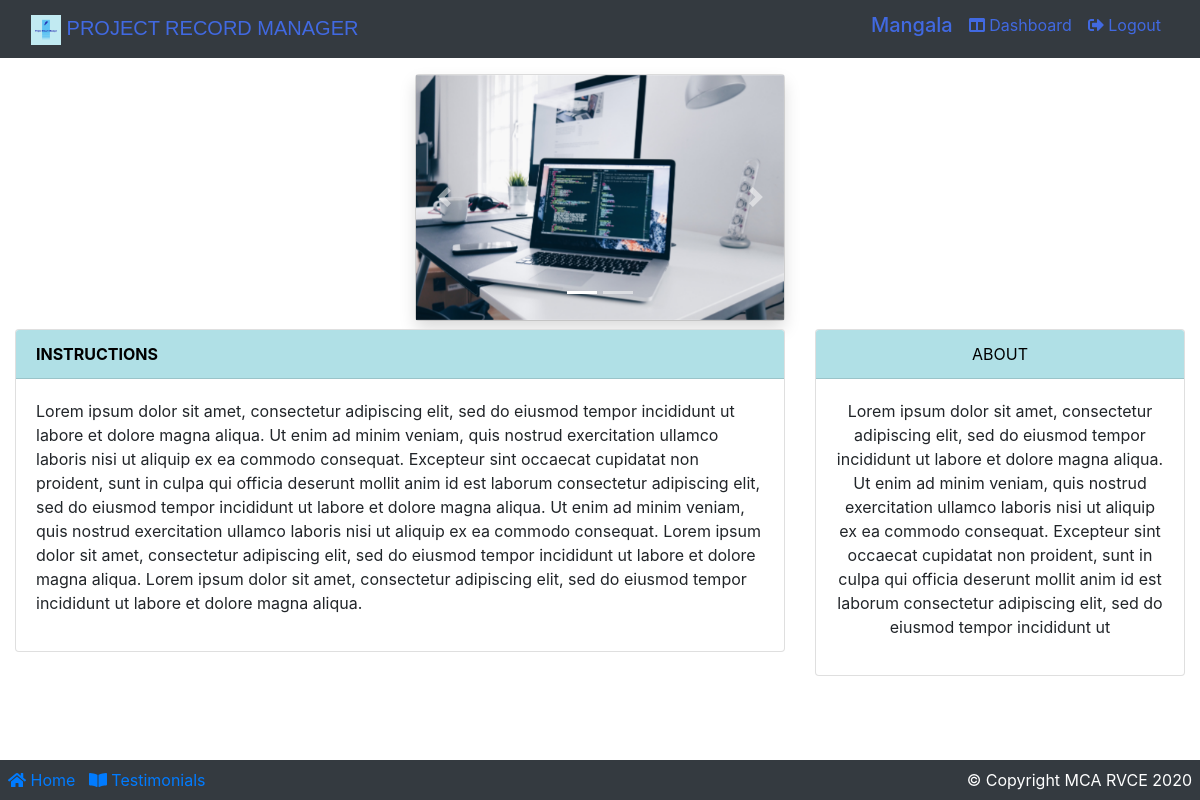
/ (signed in), run on an earlier commit of the app's database.
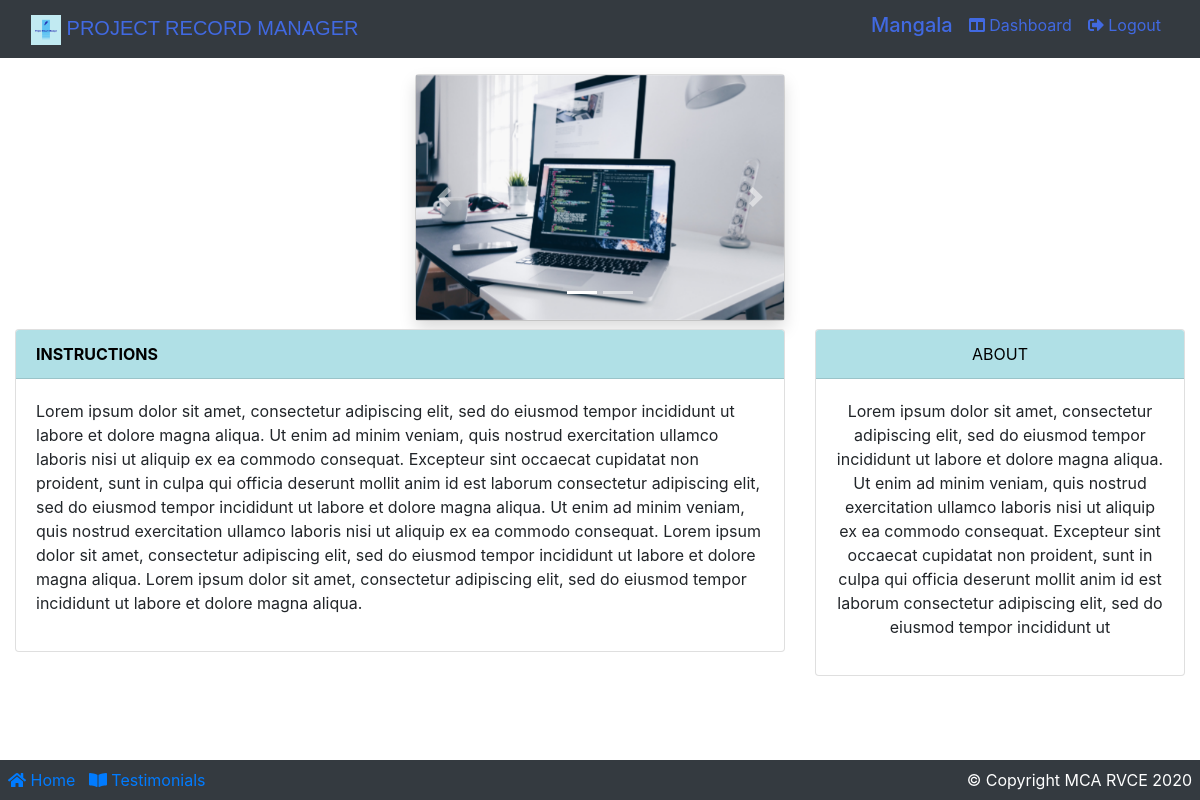
And on a later commit of the database.
### app/models.py (models this page shows, shortened)
class CustomUser(AbstractBaseUser, PermissionsMixin):
    username = None
    first_name = None
    last_name = None
    admin = models.BooleanField(default=False)
    active = models.BooleanField(default=True)
    staff = models.BooleanField(default=False)
    isstudent = models.BooleanField(default=False)
    isfaculty = models.BooleanField(default=False)
    student_available = models.BooleanField(default=False)
    faculty_available = models.BooleanField(default=False)
    email = models.EmailField(_('email address'), unique=True)
    USERNAME_FIELD = 'email'
    REQUIRED_FIELDS = []
    name = models.CharField(max_length=100)
    created_at = models.DateTimeField(auto_now_add=True)
    updated_at = models.DateTimeField(auto_now=True)
    objects = UserManager()
    @property
    def is_active(self):
        return self.active
    @property
    def is_student(self):
        return self.isstudent
    @property
    def is_faculty(self):
        return self.isfaculty

### app/views.py (the view)
# urls.py: path('', views.Homepage.as_view(), name="index"),
class Homepage(TemplateView):
    template_name = 'index.html'

### templates/index.html (shortened to what this page needs)
{% extends 'base.html' %}
{% load static %}
{% block useCss %}
<link rel="stylesheet" href="{% static 'css/main.css' %}" />
{% endblock %}
{% block content %}
<div class="container-fluid mt-3">
    <div class="row mb-2 ">
        <div class="col-sm-8 col-md-4 offset-4">
            <div class="card">
                <div class="card-body shadow m-0 p-0">
                    <div id="carouselExampleIndicators" class="carousel slide" data-ride="carousel">
                        <ol class="carousel-indicators">
                            <li data-target="#carouselExampleIndicators" data-slide-to="0" class="active"></li>
                            <li data-target="#carouselExampleIndicators" data-slide-to="1"></li>
                        </ol>
                        <div class="carousel-inner">
                            <div class="carousel-item active">
                                <img src="{% static 'images/image1.jpg' %}" class="d-block img-fluid" alt="img">
                            </div>
                        </div>
                        <a class="carousel-control-prev" href="#carouselExampleIndicators" role="button"
                            data-slide="prev">
                            <span class="carousel-control-prev-icon" aria-hidden="true"></span>
                        </a>
                        <a class="carousel-control-next" href="#carouselExampleIndicators" role="button"
                            data-slide="next">
                            <span class="carousel-control-next-icon" aria-hidden="true"></span>
                        </a>
                    </div>
                </div>
            </div>
        </div>
    </div>
    <div class="row">
        <div class="col-sm-8 text-left">
            <div class="card">
                <div class="card-header font-weight-bold " style="background:powderblue; color:black">INSTRUCTIONS</div>
                <div class="card-body">
                    <p>Lorem ipsum dolor sit amet, consectetur adipiscing elit, sed do eiusmod tempor incididunt ut
                        labore
                        et
                        dolore magna aliqua. Ut enim ad minim veniam, quis nostrud exercitation ullamco laboris nisi ut
                        aliquip
                        ex ea commodo consequat. Excepteur sint occaecat cupidatat non proident, sunt in culpa qui
                        officia
                        deserunt mollit anim id est laborum consectetur adipiscing elit, sed do eiusmod tempor
                        incididunt ut
                        labore et dolore magna aliqua. Ut enim ad minim veniam, quis nostrud exercitation ullamco
                        laboris
                        nisi
                        ut aliquip ex ea commodo consequat.
                        Lorem ipsum dolor sit amet, consectetur adipiscing elit, sed do eiusmod tempor incididunt ut
                        labore
                        et
                        dolore magna aliqua.
                        Lorem ipsum dolor sit amet, consectetur adipiscing elit, sed do eiusmod tempor incididunt ut
                        labore
                        et
                        dolore magna aliqua.</p>
                </div>
            </div>
        </div>
        <div class="col-sm-4 text-center">
            <div class="card">
                <div class="card-header"style="background:powderblue; color:black">ABOUT</div>
                <div class="card-body">
                    <p>Lorem ipsum dolor sit amet, consectetur adipiscing elit, sed do eiusmod tempor incididunt ut
                        labore
                        et
                        dolore magna aliqua. Ut enim ad minim veniam, quis nostrud exercitation ullamco laboris nisi ut
                        aliquip
                        ex ea commodo consequat. Excepteur sint occaecat cupidatat non proident, sunt in culpa qui
                        officia
                        deserunt mollit anim id est laborum consectetur adipiscing elit, sed do eiusmod tempor
                        incididunt ut
                    </p>
                </div>
            </div>
        </div>
    </div>
</div>
{% endblock %}

### templates/base.html (shortened to what this page needs)
{% load static %}
<!DOCTYPE html>
<html lang="en">
<head>
    <link rel="stylesheet" href="{% static 'css/bootstrap.css' %}"/>
    <link rel="stylesheet" href="{% static 'css/main.css' %}"/>
    {% block useCss %} {% endblock %}
    <link href="https://cdn.datatables.net/1.10.20/css/dataTables.bootstrap4.min.css" rel="stylesheet"
/>
    <link rel="stylesheet" href="https://use.fontawesome.com/releases/v5.6.3/css/all.css"/>
</head>
<body>
<nav class="navbar navbar-expand-lg bg-dark navbar-dark">
    <div class="container-fluid">
        <div class="navbar-header">
            <a class="navbar-brand" href="{% url 'index' %}"
               style="text-decoration: none; color:royalblue; font-family: Verdana, Geneva, Tahoma, sans-serif;">
                <img src="{% static 'images/logo/logo2.png' %}" alt="logo" width="30px" class="img img-fluid"/>
                PROJECT RECORD MANAGER</a>
        </div>
        <div class="collapse navbar-collapse justify-content-end" id="navbarSupportedContent">
            <ul class="nav navbar-nav">
                <li class="nav-item mr-3">
                    {% if request.user.is_student %}
                        <h5 style="text-decoration: none; color:royalblue;">{{ user.name }}</h5>
                    {% endif %}
                    {% if request.user.is_faculty %}
                        <h5 style="text-decoration: none; color:royalblue;">{{ user.name }}</h5>
                    {% endif %}
                </li>
                <li class="nav-item">
                    {% if request.user.is_student %}
                        <li class="nav-item">
                            <a class="mr-3" href="{% url 'studentDashboard' %}"
                               style="text-decoration: none; color:royalblue;">
                                <span class="fas fa-columns"></span>&nbsp;Dashboard
                            </a>
                        </li>
                    {% endif %}
                {% if request.user.is_faculty %}
                    <li class="nav-item">
                        <a class="mr-3" href="{% url 'facultyDashboard' %}" style="text-decoration: none; color:royalblue;">
                            <span class="fas fa-columns"></span>&nbsp;Dashboard
                        </a>
                    </li>
                {% endif %}
                {% if request.user.is_authenticated %}
                    <a class="mr-2" href="{% url 'logout' %}" style="text-decoration: none; color:royalblue;">
                        <span class="fas fa-sign-out-alt"></span>&nbsp;Logout
                    </a>
                    </li>
                {% endif %}
            </ul>
        </div>
    </div>
</nav>
{% block content %}
{% endblock %}
<br>
<footer class="container-fluid bg-dark p-2 fixed-bottom">
    <div class="row">
        <div class="col-md-6">
            <a href="{% url 'index' %}"><span class="fas fa-home"></span>&nbsp;Home</a> &nbsp;
            <a href="#"><span class="fas fa-book-open"></span>&nbsp;Testimonials</a>
        </div>
        <div class="col-md-6 text-right text-white">
            <span>© Copyright MCA RVCE 2020</span>
        </div>
    </div>
</footer>
</body>
</html>

### static/css/main.css (style rules this page uses)
.card-header { background-color:rgb(240, 235, 235); color: royalblue; }

What changed in the data, as far as the page shows it:
changed CustomUser "Mangala": isfaculty False → True (drawn); password "pbkdf2_sha256$216000$jIQJarDZS7m4$kn7l2t/UNVHsjPYGzxyi08V2furtchMstiZQl7bGFm4=" → "pbkdf2_sha256$216000$HUayIoZekh6i$gM/xksDwUaaZPMG0+P4RkDlcuLaGkah5sex4rQnuYyg=" (drawn); isstudent True → False (drawn)
